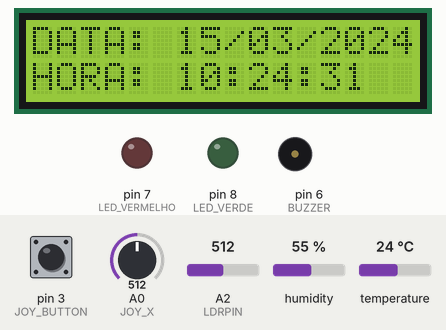
This sketch was run on a simulated Arduino Uno, built with avr-gcc and run on an emulated ATmega328P. On the bench: 16×2 character LCD, output pins drawn as LEDs (lit = HIGH), buzzer (waves = sounding). The test bench sets the inputs (shaded band); at power-on: humidity 55 %, A0 (JOY_X) = 512, A2 (LDRPIN) = 512, pin 3 (JOY_BUTTON) HIGH, temperature 24 °C. The local clock reads 2024-03-15 10:24:30 at power-on unless the sketch sets it; EEPROM starts erased; what the sketch prints to the serial monitor is not drawn.

Above: at 1.3 s.
1.4 s: humidity set to 32 %
At 2.6 s:
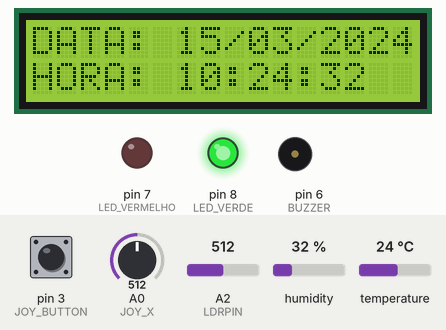
7.6 s: humidity set to 29 %
At 9.9 s:
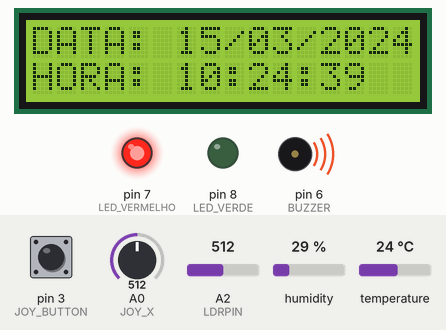
12.6 s: A0 (JOY_X) set to 689
14.6 s: A0 (JOY_X) set to 713
At 14.74 s:
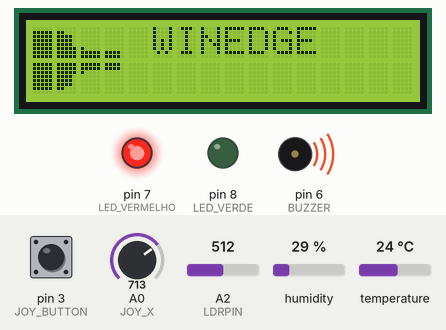
At 16.45 s:
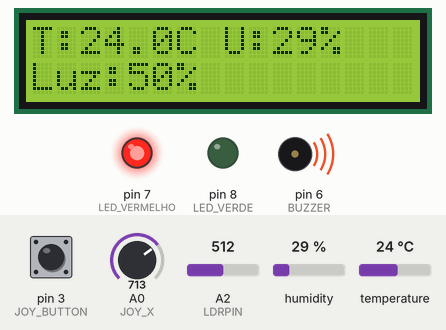
16.6 s: A0 (JOY_X) set to 690
23.0 s: A2 (LDRPIN) set to 913
29.4 s: A2 (LDRPIN) set to 942
Timing chart, 0 to 31.9 s (numbered marks = the images above; inputs shaded):
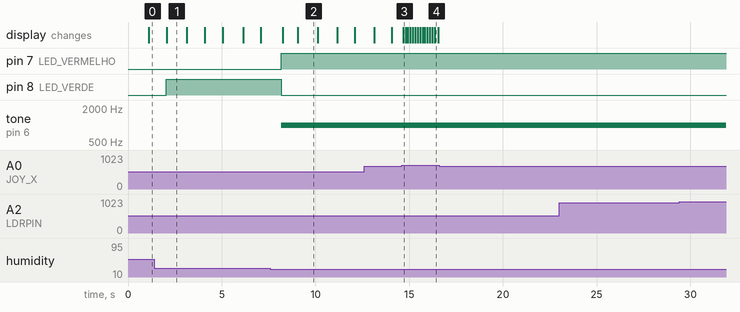

The sketch:

data-logger.ino
```cpp
#include <LiquidCrystal_I2C.h>
#include <RTClib.h>
#include <Wire.h>
#include <DHT.h>
#include <EEPROM.h>

// ===== Triggers =====
#define TEMP_MIN 15
#define TEMP_MAX 35
#define HUM_MIN 30
#define HUM_MAX 70
#define LUM_MIN 0
#define LUM_MAX 70

int eepromAddr = 0; // posição atual de gravação na EEPROM
// ================== Definições ==================
#define DHTPIN 2
#define DHTTYPE DHT11
DHT dht(DHTPIN, DHTTYPE);
#define BUTTON_NEXT 3    // Botão de passar tela
#define BUTTON_PREV 5    // Botão de voltar tela
#define BUTTON_CONFIRM 4 // Botão de confirmar
#define BUZZER 6         // BUZZER
#define LED_VERMELHO 7
#define LED_VERDE 8
#define LDRPIN A2    // LDR agora está no A2
#define JOY_X A0     // eixo X do joystick
#define JOY_Y A1     // eixo Y (não usado)
#define JOY_BUTTON 3 // botão do joystick
LiquidCrystal_I2C lcd(0x27, 16, 2);
RTC_DS1307 RTC;
// int ldrPin = A0;  // LDR no pino analógico
//  Controle de telas principais
int currentScreen = 0; // 0 = Hora, 1 = Logo, 2 = Sensores, 3 = Configurações
int totalScreens = 4;
// Controle do menu de configurações
bool inConfigMenu = false;
int configOption = 0; // 0 = Unidade, 1 = Alternância, 2 = Saída
int totalConfigOptions = 3;
// Configurações do usuário
bool useFahrenheit = false; // false = Celsius, true = Fahrenheit
bool autoMode = false;      // false = manual, true = automático
unsigned long lastAutoSwitch = 0;
unsigned long autoInterval = 5000; // 5 segundos
unsigned long lastBuzzerTime = 0;
unsigned long buzzerInterval = 500; // tempo em ms para alternar buzzer
// ================== Controle de botões ==================
bool lastNextState = HIGH;
bool lastPrevState = HIGH;
bool lastConfirmState = HIGH;
unsigned long lastDebounceTime = 0;
unsigned long debounceDelay = 50;
// ================== Variáveis da animação do Logo ==================
String brand = "WINEDGE";
String strDataLog = "Computing";
int x = 9;
int p = 5;
// ================== Caracteres customizados ==================
byte w0x0[] = {B00000, B11111, B11111, B11111, B11111, B11111, B11111, B11111};
byte w0x1[] = {B00000, B11000, B11110, B11110, B11110, B11111, B11111, B11111};
byte w1x0[] = {B11111, B11111, B11111, B11111, B11111, B11111, B11111, B00000};
byte w1x1[] = {B11111, B11111, B11111, B11110, B11110, B11110, B11000, B00000};
byte w0x2[] = {B00000, B00000, B00000, B00000, B00000, B10000, B11111, B11111};
byte w0x3[] = {B00000, B00000, B00000, B00000, B00000, B00000, B11110, B11110};
byte w1x2[] = {B11111, B11111, B10000, B00000, B00000, B00000, B00000, B00000};
byte w1x3[] = {B11110, B11110, B00000, B00000, B00000, B00000, B00000, B00000};
// ================== Variáveis de sensores ==================
float currentTemp = 0.0;
float currentHum = 0.0;
int currentLDR = 0;
unsigned long lastSensorRead = 0;
unsigned long sensorInterval = 2000; // atualiza a cada 2s
// ================== Setup ==================
void setup()
{
    pinMode(JOY_BUTTON, INPUT_PULLUP);
    pinMode(LED_VERMELHO, OUTPUT);
    pinMode(LED_VERDE, OUTPUT);

    Serial.begin(9600);
    lcd.init();
    lcd.backlight();
    dht.begin();

    if (!RTC.begin())
    {
        Serial.println("RTC nao encontrado!");
        while (1)
            ;
    }

    // RTC.adjust(DateTime(F(__DATE__), F(__TIME__)));  // ajusta automaticamente na primeira vez

    // cria os caracteres do logo
    lcd.createChar(0, w0x0);
    lcd.createChar(1, w0x1);
    lcd.createChar(2, w1x0);
    lcd.createChar(3, w1x1);
    lcd.createChar(4, w0x2);
    lcd.createChar(5, w0x3);
    lcd.createChar(6, w1x2);
    lcd.createChar(7, w1x3);

    // Registrar a unidade ativa ao iniciar
    EEPROM.write(0, useFahrenheit ? 'F' : 'C'); // endereço 0 apenas para registro da unidade
    Serial.print("Unidade inicial gravada na EEPROM: ");
    Serial.println(useFahrenheit ? "Fahrenheit" : "Celsius");
}

// ================== Loop ==================
void loop()
{
    handleButtons();
    readSensors(); // <- sempre atualiza sensores

    if (!inConfigMenu)
    {
        if (autoMode)
        { // alternância automática
            if (millis() - lastAutoSwitch > autoInterval)
            {
                currentScreen = (currentScreen + 1) % totalScreens;
                lastAutoSwitch = millis();
            }
        }
        // Telas principais
        if (currentScreen == 0)
            showTime();
        else if (currentScreen == 1)
            showLogo();
        else if (currentScreen == 2)
            showSensors(); // aqui só mostra os valores já lidos
        else if (currentScreen == 3)
            showConfigAccess();
    }
    else
    {
        // Menu interno de configurações
        showConfigMenu();
    }
    delay(100);
}

float getActiveTemp(float tempC)
{
    if (useFahrenheit)
        return tempC * 9.0 / 5.0 + 32;
    else
        return tempC;
}

// ================== Leitura de Sensores ==================
void readSensors()
{
    if (millis() - lastSensorRead > sensorInterval)
    {
        lastSensorRead = millis();

        currentHum = dht.readHumidity();
        float tempC = dht.readTemperature(); // sempre em Celsius
        currentTemp = getActiveTemp(tempC);  // valor já convertido conforme a unidade
        currentLDR = analogRead(LDRPIN);
        if (currentLDR > 1023)
            currentLDR = 1023;

        // Normaliza LDR em % (0 a 100)
        int ldrPercent = map(currentLDR, 0, 1023, 100, 0);

        // --- Debug no Serial Monitor ---
        Serial.print("Temp: ");
        Serial.print(currentTemp, 1);
        Serial.print(useFahrenheit ? " F" : " C");
        Serial.print(" | Umid: ");
        Serial.print(currentHum, 0);
        Serial.print(" % | Luz: ");
        Serial.print(ldrPercent);
        Serial.println(" %");

        // Checa triggers usando o valor original em Celsius para não interferir nos limites
        checkTriggers(tempC, currentHum, ldrPercent);
    }
}

// ================== Funções de Telas ==================
void showTime()
{
    DateTime now = RTC.now();
    lcd.clear();
    lcd.setCursor(0, 0);
    lcd.print("DATA: ");
    lcd.print(now.day() < 10 ? "0" : "");
    lcd.print(now.day());
    lcd.print("/");
    lcd.print(now.month() < 10 ? "0" : "");
    lcd.print(now.month());
    lcd.print("/");
    lcd.print(now.year());
    lcd.setCursor(0, 1);
    lcd.print("HORA: ");
    lcd.print(now.hour() < 10 ? "0" : "");
    lcd.print(now.hour());
    lcd.print(":");
    lcd.print(now.minute() < 10 ? "0" : "");
    lcd.print(now.minute());
    lcd.print(":");
    lcd.print(now.second() < 10 ? "0" : "");
    lcd.print(now.second());
}
void showLogo()
{
    lcd.clear();
    lcd.setCursor(0, 0);
    lcd.write(byte(0));
    lcd.setCursor(1, 0);
    lcd.write(byte(1));
    lcd.setCursor(0, 1);
    lcd.write(byte(2));
    lcd.setCursor(1, 1);
    lcd.write(byte(3));
    lcd.setCursor(2, 0);
    lcd.write(byte(4));
    lcd.setCursor(3, 0);
    lcd.write(byte(5));
    lcd.setCursor(2, 1);
    lcd.write(byte(6));
    lcd.setCursor(3, 1);
    lcd.write(byte(7));
    lcd.setCursor(5, 0);
    lcd.print(brand);
    lcd.setCursor(p, 1);
    lcd.print(strDataLog.substring(x));
    x--;
    if (x < 0)
    {
        while (p <= strDataLog.length() * 2)
        {
            lcd.setCursor(p, 1);
            lcd.print(" " + strDataLog);
            delay(200);
            p++;
        }
        x = 9;
        p = 5;
    }
}
void showSensors()
{
    lcd.clear();
    lcd.setCursor(0, 0);
    lcd.print("T:");
    lcd.print(currentTemp, 1); // já convertido
    lcd.print(useFahrenheit ? "F " : "C ");
    lcd.print("U:");
    lcd.print(currentHum, 0);
    lcd.print("%");

    int ldrPercent = map(currentLDR, 0, 1023, 100, 0);
    lcd.setCursor(0, 1);
    lcd.print("Luz:");
    lcd.print(ldrPercent);
    lcd.print("%");
}

void showConfigAccess()
{
    lcd.clear();
    lcd.setCursor(2, 0);
    lcd.print("Configuracoes");
    lcd.setCursor(0, 1);
    lcd.print("Press. Confirma");
}
void showConfigMenu()
{
    lcd.clear();
    int optionOnTop = configOption;                               // opção atual
    int optionOnBottom = (configOption + 1) % totalConfigOptions; // próxima
    // --- Primeira linha ---
    lcd.setCursor(0, 0);
    lcd.print("> ");
    printConfigOption(optionOnTop);
    // --- Segunda linha ---
    lcd.setCursor(0, 1);
    lcd.print("  ");
    printConfigOption(optionOnBottom);
}
void printConfigOption(int option)
{
    if (option == 0)
    { // Unidade
        lcd.print("Unidade:");
        lcd.print(useFahrenheit ? "F" : "C");
    }
    else if (option == 1)
    { // Alternância
        lcd.print("Altern:");
        lcd.print(autoMode ? "Auto" : "Manual");
    }
    else if (option == 2)
    { // Saída
        lcd.print("Saida");
    }
}

// ================== Controle de Botões ==================
void handleButtons()
{
    unsigned long currentMillis = millis();

    // Leitura joystick
    int joyX = analogRead(JOY_X);
    bool confirmState = digitalRead(JOY_BUTTON);

    // Define thresholds para esquerda/direita
    const int LEFT_THRESHOLD = 300;
    const int RIGHT_THRESHOLD = 700;

    // --- Next / Previous via X ---
    if (joyX < LEFT_THRESHOLD && currentMillis - lastDebounceTime > debounceDelay)
    {
        lastDebounceTime = currentMillis;
        if (!inConfigMenu)
        {
            currentScreen = (currentScreen - 1 + totalScreens) % totalScreens;
        }
        else
        {
            configOption = (configOption - 1 + totalConfigOptions) % totalConfigOptions;
        }
    }
    if (joyX > RIGHT_THRESHOLD && currentMillis - lastDebounceTime > debounceDelay)
    {
        lastDebounceTime = currentMillis;
        if (!inConfigMenu)
        {
            currentScreen = (currentScreen + 1) % totalScreens;
        }
        else
        {
            configOption = (configOption + 1) % totalConfigOptions;
        }
    }

    // --- Confirm ---
    if (lastConfirmState == HIGH && confirmState == LOW && currentMillis - lastDebounceTime > debounceDelay)
    {
        lastDebounceTime = currentMillis;
        if (!inConfigMenu)
        {
            if (currentScreen == 3)
            {
                inConfigMenu = true;
                configOption = 0;
            }
        }
        else
        {
            if (configOption == 0)
                toggleUnit();
            else if (configOption == 1)
                toggleMode();
            else if (configOption == 2)
            {
                inConfigMenu = false;
                currentScreen = 0;
            }
        }
    }

    lastConfirmState = confirmState;
}

// ================== Placeholder ==================
void toggleUnit()
{
    useFahrenheit = !useFahrenheit;
    Serial.print("Unidade: ");
    Serial.println(useFahrenheit ? "Fahrenheit" : "Celsius");

    // Grava a unidade na EEPROM ao mudar
    EEPROM.write(0, useFahrenheit ? 'F' : 'C');
}

void toggleMode()
{
    autoMode = !autoMode;
    Serial.print("Modo: ");
    Serial.println(autoMode ? "Automatico" : "Manual");
}

//================TRIGGERS===================

void checkTriggers(float temp, float hum, int lum)
{
    bool triggered = false;
    String msg = "";

    // Temperatura
    if (temp <= TEMP_MIN || temp >= TEMP_MAX)
    {
        logToEEPROM('T', (int)temp);
        msg += "Temp fora da faixa! ";
        triggered = true;
    }

    // Umidade
    if (hum <= HUM_MIN || hum >= HUM_MAX)
    {
        logToEEPROM('U', (int)hum);
        msg += "Umid fora da faixa! ";
        triggered = true;
    }

    // Luminosidade
    if (lum <= LUM_MIN || lum >= LUM_MAX)
    {
        logToEEPROM('L', lum);
        msg += "Luz fora da faixa! ";
        triggered = true;
    }

    unsigned long currentMillis = millis();

    // Controle de LEDs e Buzzer
    if (triggered)
    {
        digitalWrite(LED_VERMELHO, HIGH); // acende vermelho
        digitalWrite(LED_VERDE, LOW);     // apaga verde

        // Buzzer intermitente
        if (currentMillis - lastBuzzerTime >= buzzerInterval)
        {
            lastBuzzerTime = currentMillis;
            if (digitalRead(BUZZER) == LOW)
                tone(BUZZER, 1000); // liga buzzer
            else
                noTone(BUZZER); // desliga buzzer
        }

        Serial.println("Trigger ativada: " + msg);
    }
    else
    {
        digitalWrite(LED_VERDE, HIGH);   // acende verde
        digitalWrite(LED_VERMELHO, LOW); // apaga vermelho
        noTone(BUZZER);                  // garante buzzer desligado
    }
}

void logToEEPROM(char type, float valueC)
{
    DateTime now = RTC.now(); // pega o tempo atual
    int valueToSave = 0;

    if (type == 'T')
        valueToSave = (int)getActiveTemp(valueC);
    else
        valueToSave = (int)valueC;

    if (eepromAddr + 7 < EEPROM.length())
    {
        EEPROM.write(eepromAddr, type);
        EEPROM.write(eepromAddr + 1, valueToSave);
        EEPROM.write(eepromAddr + 2, now.hour());
        EEPROM.write(eepromAddr + 3, now.minute());
        EEPROM.write(eepromAddr + 4, now.day());
        EEPROM.write(eepromAddr + 5, now.month());
        EEPROM.write(eepromAddr + 6, useFahrenheit ? 'F' : 'C');
        eepromAddr += 7;

        Serial.print("Gravado na EEPROM: ");
        Serial.print(type);
        Serial.print(" = ");
        Serial.print(valueToSave);
        Serial.print(" ");
        Serial.print(useFahrenheit ? "F" : "C");
        Serial.print(" em ");
        Serial.print(now.day());
        Serial.print("/");
        Serial.print(now.month());
        Serial.print("/");
        Serial.print(now.year());
        Serial.print(" ");
        Serial.print(now.hour());
        Serial.print(":");
        Serial.println(now.minute());
    }
    else
    {
        Serial.println("EEPROM cheia!");
    }
}
```

Measured:
- the behaviour switches between 31 and 30 % on humidity (found by bisection; images 1 and 2)
- the behaviour switches between 700 and 701 on A0 (JOY_X) (found by bisection; images 2 and 3)
- after the input at 7.6 s, pin 7 (LED_VERMELHO): LOW → HIGH after 0.57 s; pin 8 (LED_VERDE): HIGH → LOW after 0.57 s; tone on pin 6 (BUZZER): silent → 1000 Hz after 0.57 s
- after the input at 14.6 s, the display: changes after 0.08 s (image 3)
- after the input at 16.6 s, every drawn part: stays the same
- after the input at 23.0 s, every drawn part: stays the same
- after the input at 29.4 s, every drawn part: stays the same
- what the display in image 1 shows lasts 1.0 s, from 2.1 s to 3.1 s
